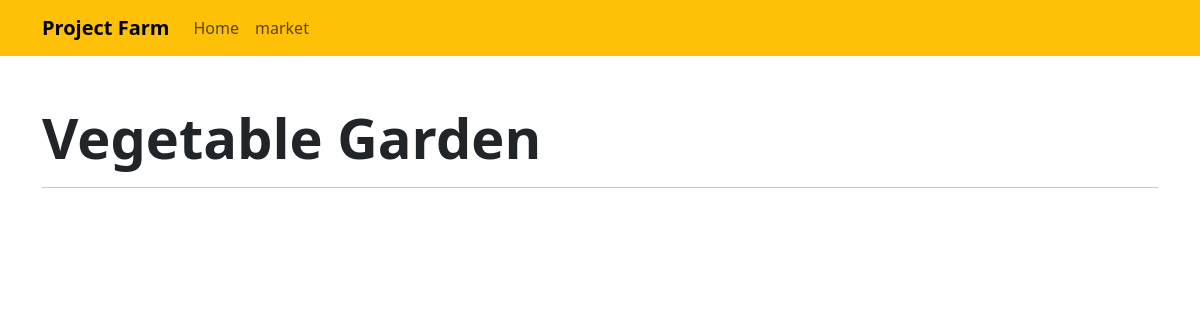
The app's page /secondApp/vegetables, older data.
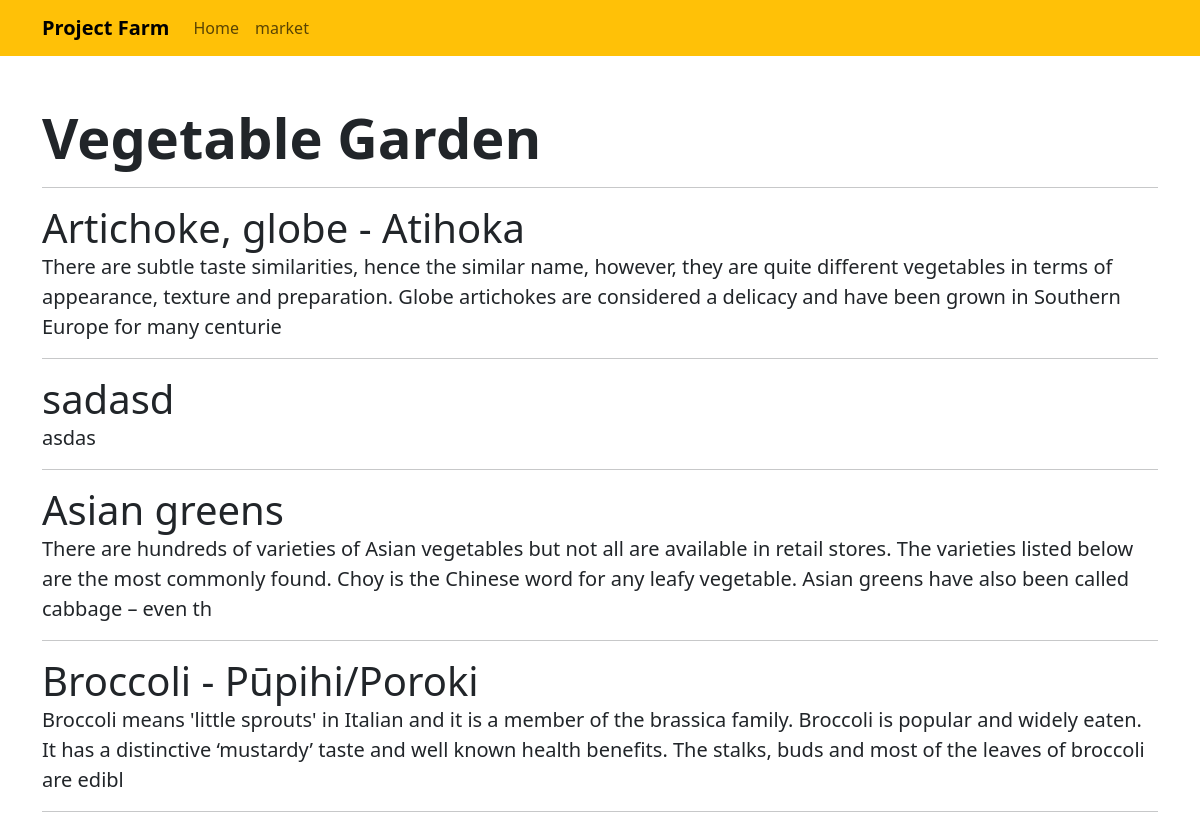
The same page, newer data.
### secondApp/models.py (models this page shows, shortened)
class Vegetable(models.Model):
    name = models.CharField(max_length=200)
    description = models.CharField(max_length=255)
    price = models.FloatField()
    health_benefits =  models.CharField(max_length=255)
    created_at = models.DateField(auto_now_add = True)
    updated_at = models.DateField(auto_now=True)

### secondApp/views.py (the view)
# urls.py: path('vegetables', views.fetchAllVegetables, name='fetchAll'),
def fetchAllVegetables(request):
    vegetables = Vegetable.objects.all()
    context = {"vegetables": vegetables}
    return render(request,"secondApp/home.html" ,  context)

### secondApp/templates/secondApp/home.html
{% extends 'main.html' %}
{% block content %}
<div class="container py-5">
    <h1 class="display-4  fw-bold">Vegetable Garden</h1>
    <hr>
<div>
  {% for vegetable in vegetables %}
    <div class="display-6">{{vegetable.name}} </div>
    <p class="lead">{{vegetable.description}}</p>
    <hr>
  {% endfor %}
</div>
</div>
{% endblock %}

Row changes from the older to the newer data that the page shows:
added Vegetable: name "Artichoke, globe - Atihoka", description "There are subtle taste similarities, hence the similar name, however, they are quite different vegetables in terms of appearance, texture and preparation. Globe artichokes are considered a delicacy and have been grown in Southern Europe for many centurie"
added Vegetable: name "sadasd", description "asdas"
added Vegetable: name "Asian greens", description "There are hundreds of varieties of Asian vegetables but not all are available in retail stores. The varieties listed below are the most commonly found. Choy is the Chinese word for any leafy vegetable. Asian greens have also been called cabbage – even th"
added Vegetable: name "Broccoli - Pūpihi/Poroki", description "Broccoli means 'little sprouts' in Italian and it is a member of the brassica family. Broccoli is popular and widely eaten. It has a distinctive ‘mustardy’ taste and well known health benefits. The stalks, buds and most of the leaves of broccoli are edibl"
